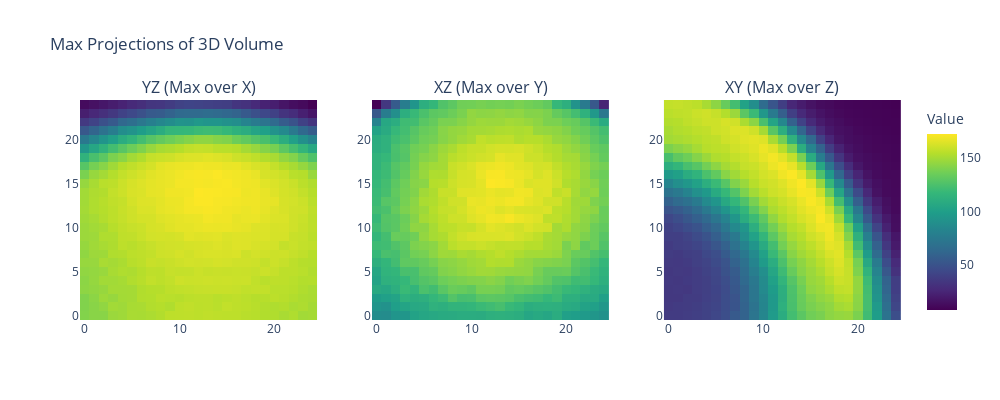

Write notebook code for a chart like this one.
### Code cell
data_index = 20

data = hist_contributions[data_index]
label = dataset_1.targets[data_index]
print(label)

x_slice = np.max(data, axis=0)
y_slice = np.max(data, axis=1)
z_slice = np.max(data, axis=2)

# Create subplot figure
fig = sp.make_subplots(rows=1, cols=3, subplot_titles=("YZ (Max over X)", "XZ (Max over Y)", "XY (Max over Z)"))

# Add heatmaps
fig.add_trace(go.Heatmap(z=x_slice, colorscale='Viridis', colorbar=dict(title='Value')), row=1, col=1)
fig.add_trace(go.Heatmap(z=y_slice, colorscale='Viridis', showscale=False), row=1, col=2)
fig.add_trace(go.Heatmap(z=z_slice, colorscale='Viridis', showscale=False), row=1, col=3)

# Update layout
fig.update_layout(
    title='Max Projections of 3D Volume',
    height=400,
    width=1000,
)

fig.show()

### Figure 1 — Plotly figure (JSON) as saved in the notebook; plotly's stock layout.template omitted (floating-point values rounded to 4 significant figures; data arrays with more than 128 entries replaced by an {"elided": "..."} marker saying what was removed)
{"data": [{"colorbar": {"title": {"text": "Value"}}, "colorscale": [[0, "#440154"], [0.1111, "#482878"], [0.2222, "#3e4989"], [0.3333, "#31688e"], [0.4444, "#26828e"], [0.5556, "#1f9e89"], [0.6667, "#35b779"], [0.7778, "#6ece58"], [0.8889, "#b5de2b"], [1, "#fde725"]], "type": "heatmap", "xaxis": "x", "yaxis": "y", "z": {"elided": "25x25 float values"}}, {"colorscale": [[0, "#440154"], [0.1111, "#482878"], [0.2222, "#3e4989"], [0.3333, "#31688e"], [0.4444, "#26828e"], [0.5556, "#1f9e89"], [0.6667, "#35b779"], [0.7778, "#6ece58"], [0.8889, "#b5de2b"], [1, "#fde725"]], "showscale": false, "type": "heatmap", "xaxis": "x2", "yaxis": "y2", "z": {"elided": "25x25 float values"}}, {"colorscale": [[0, "#440154"], [0.1111, "#482878"], [0.2222, "#3e4989"], [0.3333, "#31688e"], [0.4444, "#26828e"], [0.5556, "#1f9e89"], [0.6667, "#35b779"], [0.7778, "#6ece58"], [0.8889, "#b5de2b"], [1, "#fde725"]], "showscale": false, "type": "heatmap", "xaxis": "x3", "yaxis": "y3", "z": {"elided": "25x25 float values"}}], "layout": {"annotations": [{"font": {"size": 16}, "showarrow": false, "text": "YZ (Max over X)", "x": 0.1444, "xanchor": "center", "xref": "paper", "y": 1, "yanchor": "bottom", "yref": "paper"}, {"font": {"size": 16}, "showarrow": false, "text": "XZ (Max over Y)", "x": 0.5, "xanchor": "center", "xref": "paper", "y": 1, "yanchor": "bottom", "yref": "paper"}, {"font": {"size": 16}, "showarrow": false, "text": "XY (Max over Z)", "x": 0.8556, "xanchor": "center", "xref": "paper", "y": 1, "yanchor": "bottom", "yref": "paper"}], "height": 400, "title": {"text": "Max Projections of 3D Volume"}, "width": 1000, "xaxis": {"anchor": "y", "domain": [0, 0.2889]}, "xaxis2": {"anchor": "y2", "domain": [0.3556, 0.6444]}, "xaxis3": {"anchor": "y3", "domain": [0.7111, 1]}, "yaxis": {"anchor": "x", "domain": [0, 1]}, "yaxis2": {"anchor": "x2", "domain": [0, 1]}, "yaxis3": {"anchor": "x3", "domain": [0, 1]}}}
